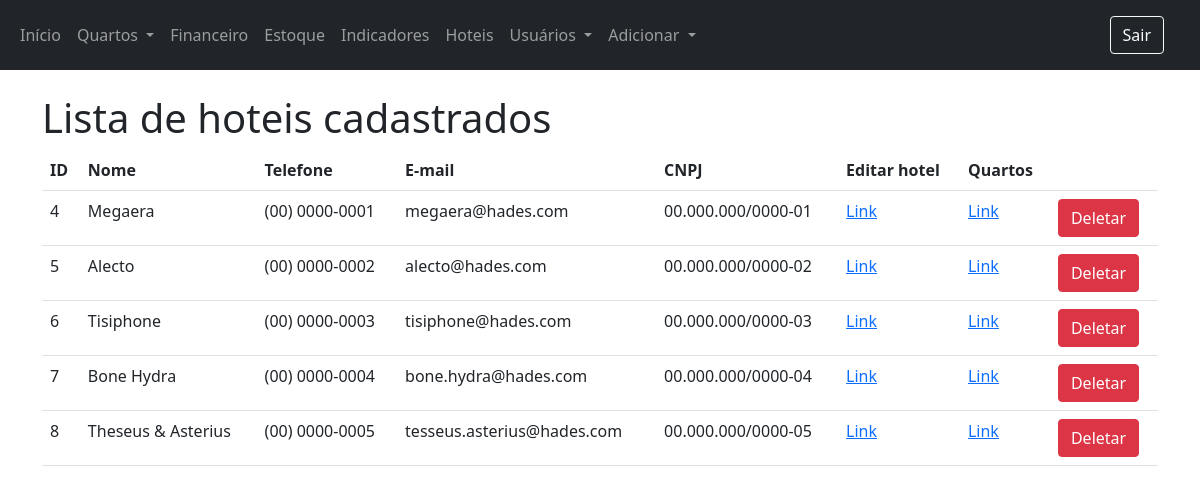
/lista-hotel/ (signed in), run on the app's committed database.
### app/models.py (models this page shows)
class Hotels(db.Model):
    __tablename__ = 'Hotels'
    id = db.Column(db.Integer, primary_key=True)
    name = db.Column(db.String(30))
    phone = db.Column(db.String(20))
    email = db.Column(db.String(30))
    cnpj = db.Column(db.String(25))
    user_id = db.Column(db.Integer)
    address_id = db.Column(db.Integer, db.ForeignKey('Addresses.id'))
    created_at = db.Column(db.DateTime, default=dt.now())

### app/views.py (the view)
@app.route('/lista-hotel/')
@login_required
def lista_hotel():
    user_id = g.user.get_id()
    return listar_hoteis(user_id)

### app/models.py (called while the page is built)
    def get_id(self):
        return self.id

    def get_profile(self):
        return self.profile

    def get_hotel_id(self):
        return self.hotel_id

### app/scripts/adicionar_hotel.py (called while the page is built)
def listar_hoteis(user_id):
    user = User.query.filter_by(id=user_id).first()
    if user.profile not in ['admin']:
        return '<h1>Erro! Você não pode acessar este conteúdo!</h1>'
    hoteis = Hotels.query.filter_by(id=user.hotel_id).order_by(Hotels.created_at)
    if user.hotel_id is None:
        hoteis = Hotels.query.filter_by(user_id=user_id).order_by(Hotels.created_at)
    return render_template('lista_hoteis_cadastrados.html',
                           hoteis=hoteis
                           )

### app/views.py (called while the page is built)
@login_manager.user_loader
def load_user(id):
    return User.query.get(int(id))

@app.before_request
def before_request():
    g.user = current_user

### app/templates/lista_hoteis_cadastrados.html (shortened to what this page needs)
{% extends 'base.html' %}
{% block content %}
    <div class="mt-4">
        <h1>Lista de hoteis cadastrados</h1>
    <table class="table table-hover">
        <tr>
            <th>ID</th>
            <th>Nome</th>
            <th>Telefone</th>
            <th>E-mail</th>
            <th>CNPJ</th>
            <th>Editar hotel</th>
            <th>Quartos</th>
            <th></th>
        </tr>
        {% for hotel in hoteis %}
            <tr>
                <td>{{ hotel.id }}</td>
                <td>{{ hotel.name }}</td>
                <td>{{ hotel.phone }}</td>
                <td>{{ hotel.email }}</td>
                <td>{{ hotel.cnpj }}</td>
                <td><a href="{{ url_for('editar_hotel_endpoint', id=hotel.id) }}">Link</a></td>
                <td><a href="{{ url_for('ocupacao_quartos_endpoint', id=hotel.id) }}">Link</a></td>
                <td>
                    <button type="button" class="btn btn-danger" data-bs-toggle="modal"
                            data-bs-target="#Modal_{{ hotel.id }}"
                            value="{{ hotel.id }}" id="hotel_{{ hotel.id }}">
                        Deletar
                    </button>
                </td>
            </tr>
        {% endfor %}
    </table>
{% endblock %}

### app/templates/base.html (shortened to what this page needs)
<!doctype html>
<html lang="pt">
<head>
    <link href="https://cdn.jsdelivr.net/npm/bootstrap@5.1.3/dist/css/bootstrap.min.css" rel="stylesheet"
>
          <link rel='stylesheet' href="{{ url_for('static', filename='css/font-awesome/font-awesome.min.css')}}">
</head>
<body>
{% if current_user.is_authenticated %}
    {% include 'navbar.html' %}
{% endif %}
<div {% if "login" in request.path  %} class="container-no-gutters" {% else %} class="container" {% endif %} >
    {% block content %}
    {% endblock %}
</div>
</body>
</html>

### app/templates/navbar.html (shortened to what this page needs)
<nav class="navbar navbar-expand-lg navbar-dark bg-dark">
    <div class="container-fluid">
        <div class="collapse navbar-collapse" id="navbarSupportedContent">
            <ul class="navbar-nav me-auto mb-2 mb-lg-0">
                <li class="nav-item">
                    <a class="nav-link" aria-current="page" href="{{ url_for('pagina_inicial') }}">Início</a>
                </li>
                <li class="nav-item dropdown">
                    <a class="nav-link dropdown-toggle" href="#" id="navbarDropdown" role="button"
                       data-bs-toggle="dropdown" aria-expanded="false">
                        Quartos
                    </a>
                </li>
                <li class="nav-item">
                    <a class="nav-link" aria-current="page" href="#">Financeiro</a>
                </li>
                <li class="nav-item">
                    <a class="nav-link" aria-current="page" href="#">Estoque</a>
                </li>
                <li class="nav-item">
                    <a class="nav-link" aria-current="page" href="#">Indicadores</a>
                </li>
                {% if current_user.get_profile() in ['admin'] %}
                    <li class="nav-item">
                        <a class="nav-link" aria-current="page" href="{{ url_for('lista_hotel') }}">Hoteis</a>
                    </li>
                {% endif %}
                {% if current_user.get_profile() in ['admin', 'gerente'] %}
                    <li class="nav-item dropdown">
                    <a class="nav-link dropdown-toggle" href="#" id="navbarDropdown" role="button"
                       data-bs-toggle="dropdown" aria-expanded="false">
                        Usuários
                    </a>
                {% endif %}
                {% if current_user.get_profile() in ['admin', 'gerente'] %}
                    <li class="nav-item dropdown">
                        <a class="nav-link dropdown-toggle" href="#" id="navbarDropdown" role="button"
                           data-bs-toggle="dropdown" aria-expanded="false">
                            Adicionar
                        </a>
                    </li>
                {% endif %}
            </ul>
            {% if current_user.is_authenticated %}
                <a class="nav-link" aria-current="page" href="{{ url_for('logout') }}">
                    <button type="button" class="btn btn-outline-light me-2">Sair</button>
                </a>
            {% else %}
                <a class="nav-link" aria-current="page" href="{{ url_for('login') }}">
                    <button type="button" class="btn btn-outline-light me-2">Entrar</button>
                </a>
            {% endif %}
        </div>
    </div>
</nav>

### data on the page
Hotels: id "4", name "Megaera", phone "(00) 0000-0001", email "megaera@hades.com", cnpj "00.000.000/0000-01"
Hotels: id "5", name "Alecto", phone "(00) 0000-0002", email "alecto@hades.com", cnpj "00.000.000/0000-02"
Hotels: id "6", name "Tisiphone", phone "(00) 0000-0003", email "tisiphone@hades.com", cnpj "00.000.000/0000-03"
Hotels: id "7", name "Bone Hydra", phone "(00) 0000-0004", email "bone.hydra@hades.com", cnpj "00.000.000/0000-04"
Hotels: id "8", name "Theseus & Asterius", phone "(00) 0000-0005", email "tesseus.asterius@hades.com", cnpj "00.000.000/0000-05"
